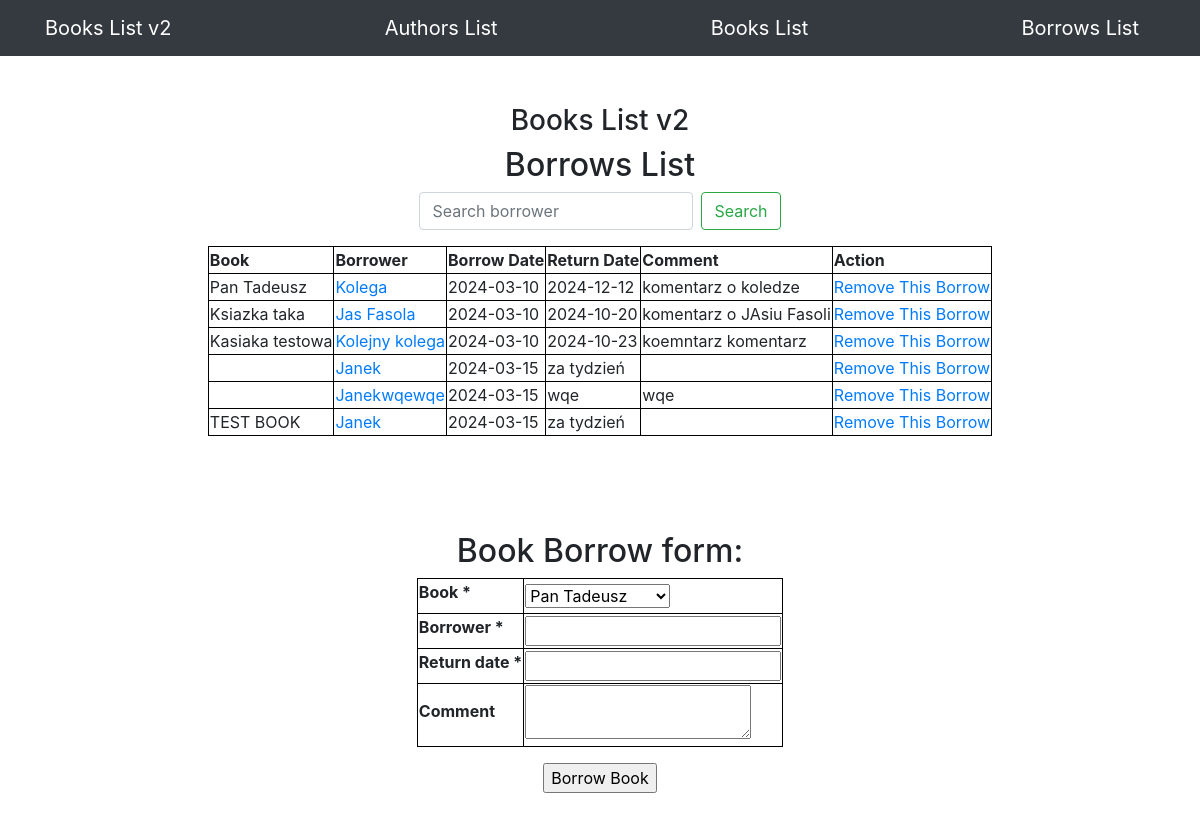
/borrows/, run on the app's committed database.
### app/models.py (models this page shows, shortened)
class Borrow(db.Model):
    id = db.Column(db.Integer, primary_key=True)
    borrower = db.Column(db.String(100), index=True)
    borrow_date = db.Column(db.String(100), index=True, default=datetime.today().strftime('%Y-%m-%d'))
    return_date = db.Column(db.String(100), index=True)
    comment = db.Column(db.String(100), index=True)
    book_id = db.Column(db.Integer, db.ForeignKey('book.id'))
    book = db.relationship("Book", back_populates="borrows")

class Book(db.Model):
    id = db.Column(db.Integer, primary_key=True)
    title = db.Column(db.String(100), index=True)
    date = db.Column(db.String(100), index=True, default=datetime.today().strftime('%Y-%m-%d'))
    comment = db.Column(db.String(100), index=True)
    author_id = db.Column(db.Integer, db.ForeignKey('author.id'))
    borrows = db.relationship("Borrow", back_populates="book")

### app/routes.py (the view)
@app.route('/borrows/', methods=["GET"])
def borrows_view():
    books = Book.query.all()
    form = BorrowAndBookForm(books)
    borrower_name = request.args.get('borrower')
    search_query = request.args.get('search')
    if borrower_name:
        borrows = Borrow.query.filter_by(borrower=borrower_name).all()
        search_query = None
    elif search_query:
        borrows = Borrow.query.filter(Borrow.borrower.ilike(f"%{search_query}%")).all()
        borrower_name = None
    else:
        borrows = Borrow.query.all()
        borrower_name = None
        search_query = None
    return render_template("borrows.html",
                           form=form,
                           borrower=borrower_name,
                           search=search_query,
                           borrows=borrows)

### app/forms.py
class BorrowAndBookForm(FlaskForm):
    book = SelectField('Book', validators=[DataRequired()])
    borrower = StringField('Borrower', validators=[DataRequired()])
    return_date = StringField('Return date', validators=[DataRequired()])
    comment = TextAreaField('Comment')
    def __init__(self, books, *args, **kwargs):
        super(BorrowAndBookForm, self).__init__(*args, **kwargs)
        self.book.choices = [book.title for book in books]

### app/templates/borrows.html (shortened to what this page needs)
{% extends "base.html" %}
{% block content %}
<div class="d-flex flex-column justify-content-center align-items-center">
    <div class="col-lg-12 text-center d-flex flex-column justify-content-center align-items-center">
        <h3 class="mt-5">Books List v2</h3>
        <h2>Borrows List</h2>
        <form class="form-inline mb-3" action="/borrows/" method="GET">
            <input class="form-control mr-sm-2" type="text" value="{% if search_query %}{{ search_query }}{% endif %}" placeholder="Search borrower" aria-label="Search borrower" name="search">
            <button class="btn btn-outline-success" type="submit">Search</button>
        </form>
    </div>
    {% if borrows %}
    <table class="mb-5">
        <thead>
        <th>Book</th>
        <th>Borrower</th>
        <th>Borrow Date</th>
        <th>Return Date</th>
        <th>Comment</th>
        <th>Action</th>
        </thead>
        {% for borrow in borrows %}
        <tr>
            <td>{{ borrow.book.title }}</a></td>
            <td><a href="/borrows/?borrower={{ borrow.borrower }}">{{ borrow.borrower }}</a></td>
            <td>{{ borrow.borrow_date }}</td>
            <td>{{ borrow.return_date }}</td>
            <td>{{ borrow.comment }}</td>
            <td><a href="/removeborrow/{{ borrow.id }}">Remove This Borrow</a></td>
        </tr>
        {% endfor %}
    {% else %}
        <h3>Nothing was found.</h3>
    {% endif %}
    </table>
    <div class="d-flex flex-column justify-content-center align-items-center">
        <h2 class="mt-5">Book Borrow form:</h2>
        <form class="d-flex flex-column justify-content-center align-items-center mb-5" method="POST" action="/addborrow/">
            <table class="mb-3">
                {% for field in form if field.widget.input_type != 'hidden' %}
                    <tr>
                        <th>{{ field.label }} {% if field.flags.required %}*{% endif %}</th>
                        <td>{{ field }}</td>
                    </tr>
                {% endfor %}
            </table>
            <input type="submit" value="Borrow Book">
        </form>
    </div>
</div>
{% endblock %}

### app/templates/base.html (style rules this page uses)
table, th, tr, td { border: 1px solid black; }

### data on the page
Borrow: book "Pan Tadeusz", borrower "Kolega", borrow_date "2024-03-10", return_date "2024-12-12", comment "komentarz o koledze"
Borrow: book "Ksiazka taka", borrower "Jas Fasola", borrow_date "2024-03-10", return_date "2024-10-20", comment "komentarz o JAsiu Fasoli"
Borrow: book "Kasiaka testowa", borrower "Kolejny kolega", borrow_date "2024-03-10", return_date "2024-10-23", comment "koemntarz komentarz"
Borrow: borrower "Janek", borrow_date "2024-03-15", return_date "za tydzień"
Borrow: borrower "Janekwqewqe", borrow_date "2024-03-15", return_date "wqe", comment "wqe"
Borrow: book "TEST BOOK", borrower "Janek", borrow_date "2024-03-15", return_date "za tydzień"

### other printed values
{{ field.label }} "Book" "Borrower" "Return date" "Comment"
